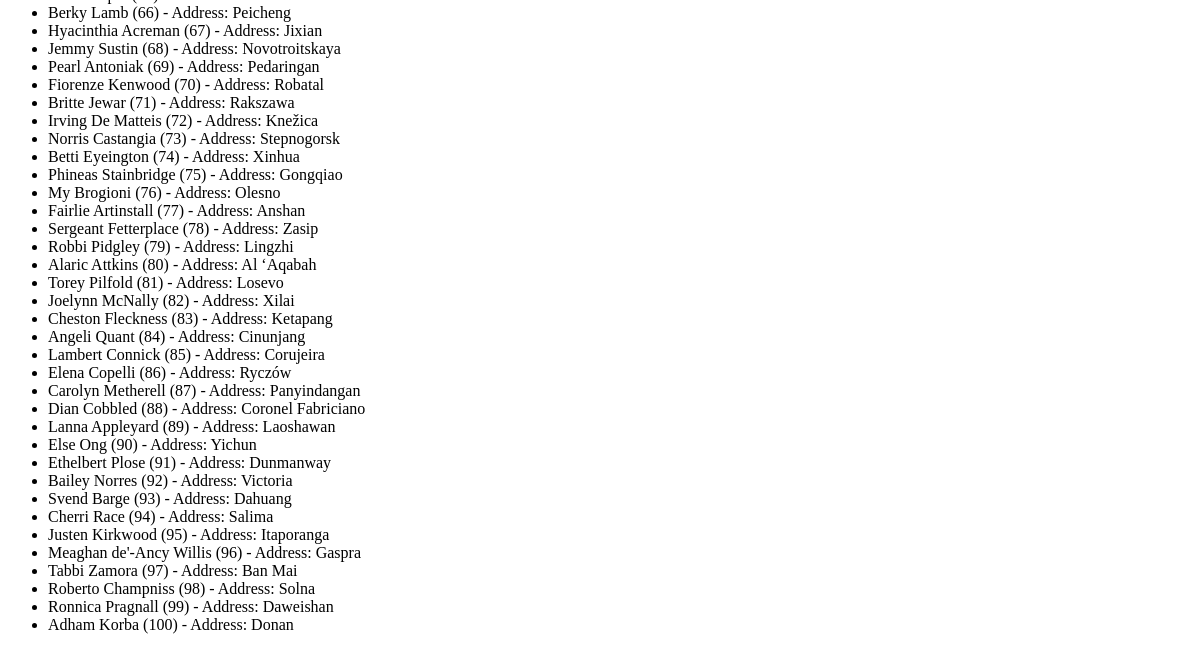
The app's page /books/list_students/ (lower part), older data.
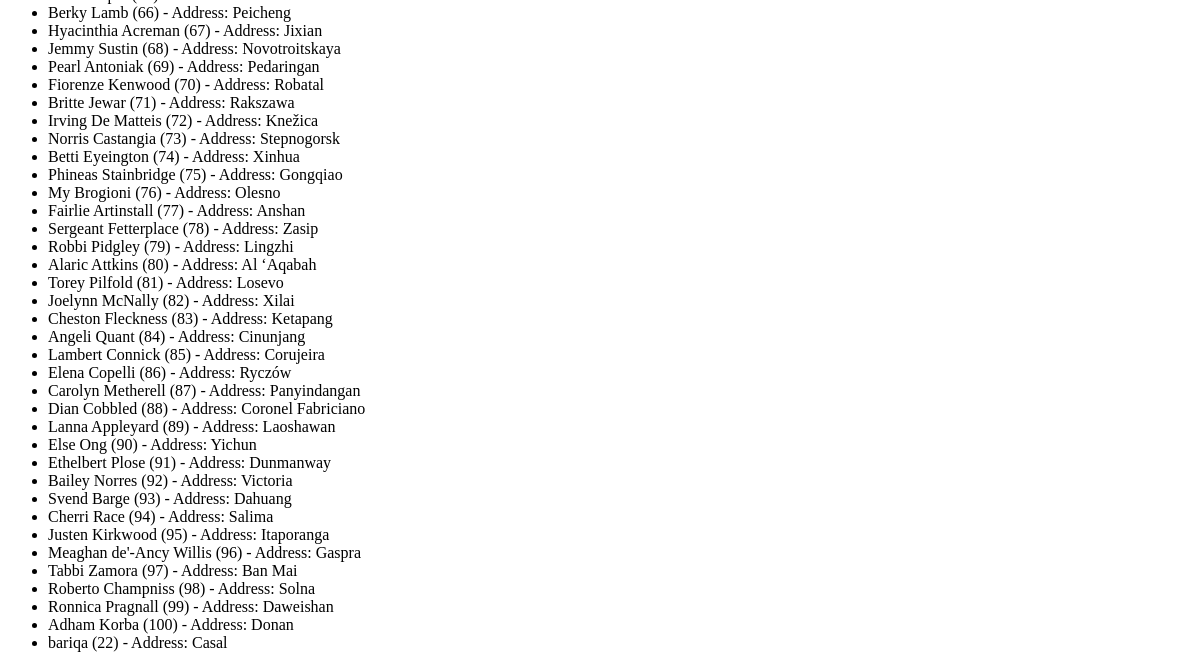
The same page, newer data.
### apps/bookmodule/models.py (models this page shows, shortened)
class Student(models.Model):
    name = models.CharField(max_length=100)
    age = models.IntegerField()
    address = models.ForeignKey(Address, on_delete=models.CASCADE)

class Address(models.Model):
    city = models.CharField(max_length=50)

### apps/bookmodule/views.py (the view)
# urls.py: path('list_students/', views.list_students, name='list_students'),
def list_students(request):
    students = Student.objects.all()
    return render(request, 'bookmodule/list_students.html', {'students': students})

### apps/templates/bookmodule/list_students.html (shortened to what this page needs)
<!DOCTYPE html>
<html>
<head>
</head>
<body>
    <ul>
        {% for student in students %}
            <li>
                {{ student.name }} ({{ student.age }}) - Address: {{ student.address.city }}
            </li>
        {% empty %}
            <li>No students found.</li>
        {% endfor %}
    </ul>
</body>
</html>

Row changes from the older to the newer data that the page shows:
added Student: name "bariqa", age "22", address.city "Casal"
